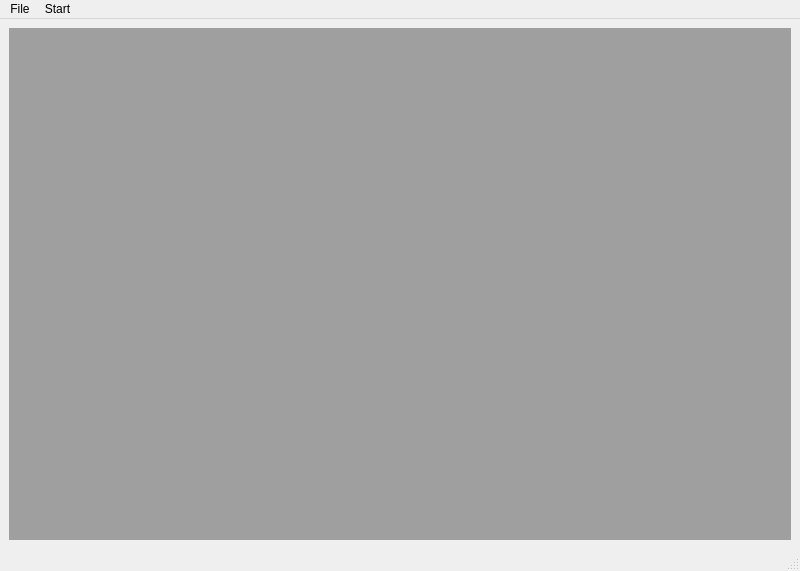
<?xml version="1.0" encoding="UTF-8"?>
<ui version="4.0">
 <class>MainWindow</class>
 <widget class="QMainWindow" name="MainWindow">
  <property name="geometry">
   <rect>
    <x>0</x>
    <y>0</y>
    <width>800</width>
    <height>571</height>
   </rect>
  </property>
  <property name="windowTitle">
   <string>Medical Image Registration Visualization and Analysis Platform</string>
  </property>
  <widget class="QWidget" name="centralwidget">
   <layout class="QHBoxLayout" name="horizontalLayout">
    <item>
     <widget class="QMdiArea" name="mdiArea">
      <property name="autoFillBackground">
       <bool>false</bool>
      </property>
      <property name="viewMode">
       <enum>QMdiArea::TabbedView</enum>
      </property>
      <property name="tabsClosable">
       <bool>true</bool>
      </property>
      <property name="tabsMovable">
       <bool>true</bool>
      </property>
     </widget>
    </item>
   </layout>
  </widget>
  <widget class="QMenuBar" name="menubar">
   <property name="geometry">
    <rect>
     <x>0</x>
     <y>0</y>
     <width>800</width>
     <height>23</height>
    </rect>
   </property>
   <widget class="QMenu" name="menuFile">
    <property name="title">
     <string>File</string>
    </property>
    <widget class="QMenu" name="menuLoad">
     <property name="title">
      <string>Load</string>
     </property>
    </widget>
    <addaction name="menuLoad"/>
    <addaction name="actionSave"/>
    <addaction name="actionExit"/>
   </widget>
   <widget class="QMenu" name="menuStart">
    <property name="title">
     <string>Start</string>
    </property>
    <widget class="QMenu" name="menuRegister">
     <property name="title">
      <string>Register</string>
     </property>
    </widget>
    <widget class="QMenu" name="menuPlugin">
     <property name="title">
      <string>Plugin</string>
     </property>
    </widget>
    <widget class="QMenu" name="menuAnalysis">
     <property name="title">
      <string>Analysis</string>
     </property>
    </widget>
    <addaction name="menuRegister"/>
    <addaction name="menuPlugin"/>
    <addaction name="menuAnalysis"/>
   </widget>
   <addaction name="menuFile"/>
   <addaction name="menuStart"/>
  </widget>
  <widget class="QStatusBar" name="statusbar">
   <property name="styleSheet">
    <string notr="true">QStatusBar::item{border: 0px}</string>
   </property>
  </widget>
  <action name="actionSave">
   <property name="text">
    <string>Save...</string>
   </property>
  </action>
  <action name="actionExit">
   <property name="text">
    <string>Exit</string>
   </property>
  </action>
 </widget>
 <resources/>
 <connections>
  <connection>
   <sender>actionExit</sender>
   <signal>triggered()</signal>
   <receiver>MainWindow</receiver>
   <slot>close()</slot>
   <hints>
    <hint type="sourcelabel">
     <x>-1</x>
     <y>-1</y>
    </hint>
    <hint type="destinationlabel">
     <x>399</x>
     <y>299</y>
    </hint>
   </hints>
  </connection>
 </connections>
</ui>
